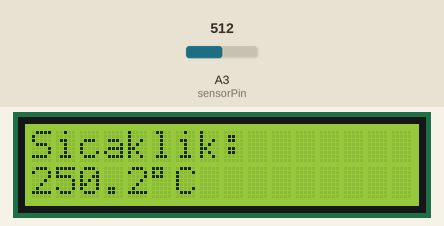
The sketch below on a simulated Arduino Uno, built with avr-gcc and run on an emulated ATmega328P. On the bench: 16×2 character LCD. Inputs (shaded band) come from the test bench; at power-on: A3 (sensorPin) = 512. What the sketch prints to the serial monitor is not drawn.

Above: at 1.2 s.
1.3 s: A3 (sensorPin) set to 716
At 3.2 s:
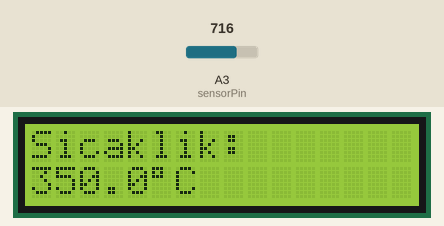
3.5 s: A3 (sensorPin) set to 900
At 5.2 s:
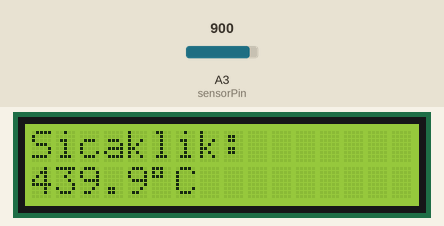
5.5 s: A3 (sensorPin) set to 1023
At 7.2 s:
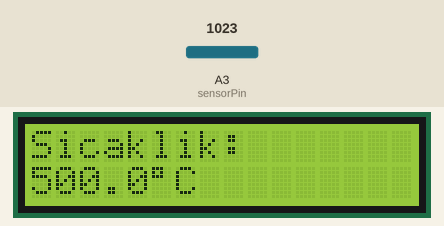
Timing chart, 0 to 8.7 s (numbered marks = the images above; inputs shaded):
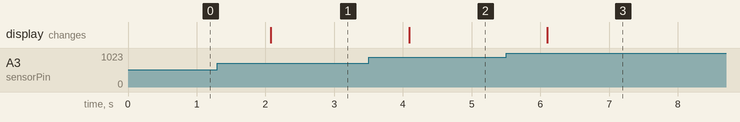

The sketch:

011Temperature.ino
```cpp
#include <LiquidCrystal.h>

int sensorPin = A3;
float sensorDeger = 0;
float gerilim = 0;
float sicaklik = 0;

const int rs = 12, en = 11, d4 = 5, d5 = 4, d6 = 3, d7 = 2;
LiquidCrystal lcd(rs, en, d4, d5, d6, d7);

void setup() {
  Serial.begin(9600);
  lcd.begin(16, 2);
  lcd.setCursor(0, 0);
  lcd.print("Sicaklik:");
}

void loop() {
  sensorDeger = analogRead(sensorPin);

  gerilim = (sensorDeger * 5.0) / 1023.0;

  sicaklik = gerilim * 100.0;

  lcd.setCursor(0, 1);
  lcd.print("                ");
  lcd.setCursor(0, 1);
  lcd.print(sicaklik, 1);
  lcd.print((char)223);
  lcd.print("C");

  Serial.print("Analog Deger: ");
  Serial.print(sensorDeger);
  Serial.print(" | Gerilim: ");
  Serial.print(gerilim, 3);
  Serial.print(" V | Sicaklik: ");
  Serial.print(sicaklik, 1);
  Serial.println(" C");

  delay(1000);
}
```

Measured:
- after the input at 1.3 s, the display: changes after 0.78 s (image 1)
- after the input at 3.5 s, the display: changes after 0.59 s (image 2)
- after the input at 5.5 s, the display: changes after 0.60 s (image 3)
